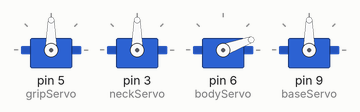
This sketch was run on a simulated Arduino Uno, built with avr-gcc and run on an emulated ATmega328P. Parts: 4 × servo.

Above: at 0.1 s.
At 6.1 s:
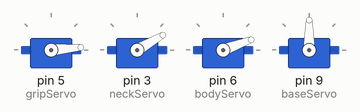
At 9.1 s:
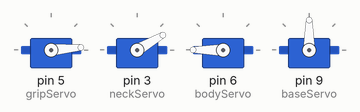
At 18.1 s:
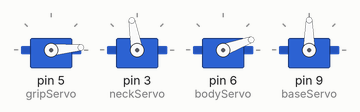
At 24.1 s:
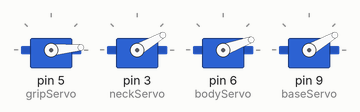
At 37.1 s:
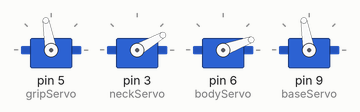
Timing chart, 0 to 38.6 s (numbered marks = the images above):
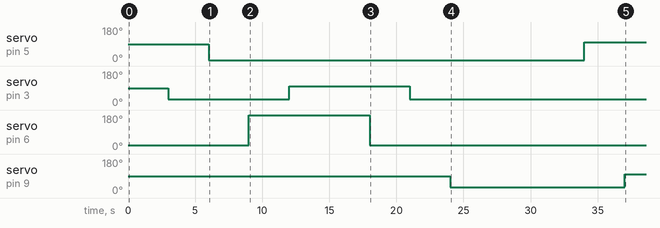

The sketch:

Sweep.ino
```cpp
#include <Servo.h>

Servo gripServo;
Servo neckServo;
Servo bodyServo;
Servo baseServo;


void setup() {

  Serial.begin(9600);

  gripServo.attach(5);
  neckServo.attach(3);
  bodyServo.attach(6);
  baseServo.attach(9);
}
void loop() {


  // pick fish
  bodyForward();
  delay(3000);

  neckForward();
  delay(3000);
  gripTighten();
  delay(3000);

  // hold up fish
  bodyBackward();
  delay(3000);
  neckBackward();
  delay(3000);
  baseBackBent();
  delay(3000);


  // return fish
  bodyForward();
  delay(3000);
  neckForward();
  delay(3000);
  baseForwardBent();
  delay(10000);
  gripLoosen();
  delay(3000);

   // back to normal
   baseNormal();
   delay(3000);
   bodyBackward();
   delay(3000);
   neckBackward();
   delay(10000);

}

void gripTighten() {
  gripServo.write(5);
}

void bodyForward() {
  bodyServo.write(20);
}

void bodyBackward() {
  bodyServo.write(200);
}

void gripLoosen() {
  gripServo.write(100);
}

void neckForward() {
  neckServo.write(30);
}

void neckBackward() {
  neckServo.write(100);
}

void baseBackBent() {
  baseServo.write(90);
}

void baseForwardBent() {
  baseServo.write(30);
}

void baseNormal() {
  baseServo.write(100);

}
```

Measured:
- by itself, servo on pin 5 (gripServo): 90° → 5° at 6.0 s, → 100° 28.0 s later
- by itself, servo on pin 3 (neckServo): 90° → 30° at 3.0 s, → 100° 9.0 s later, → 30° 9.0 s later
- by itself, servo on pin 6 (bodyServo): 20° → 180° at 9.0 s, → 20° 9.0 s later
- by itself, servo on pin 9 (baseServo): 90° → 30° at 24.0 s, → 100° 13.0 s later
